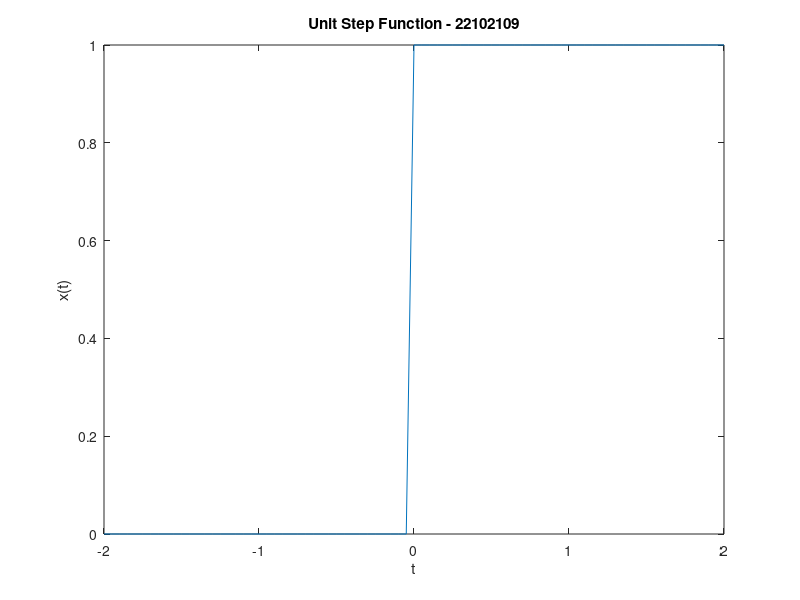

Recreate this plot in MATLAB.
clear all;
clc;
t = -2:0.05:2;
for i = 1:length(t)
    if(t(i) < 0)
        x(i) = 0;
    else
        x(i) = 1;
    end
end
plot(t,x)
xlabel('t')
ylabel('x(t)')
title('Unit Step Function - 22102109')
